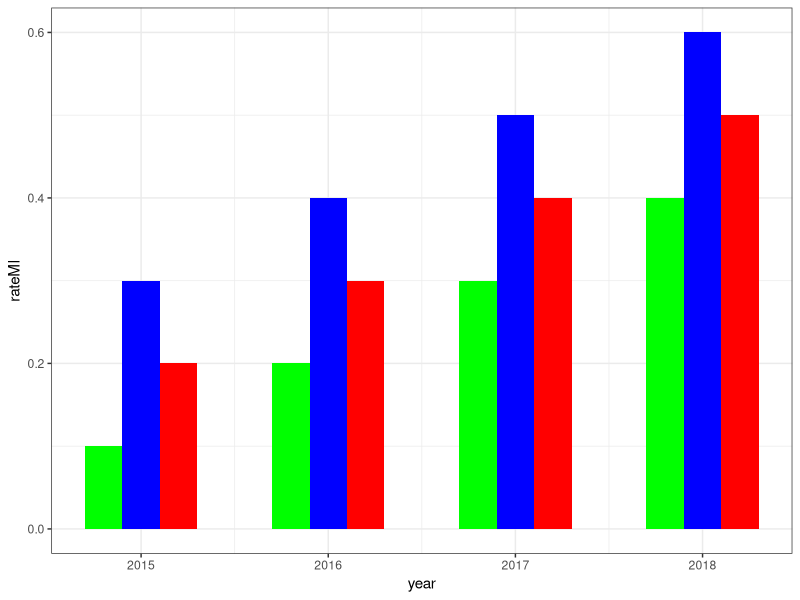
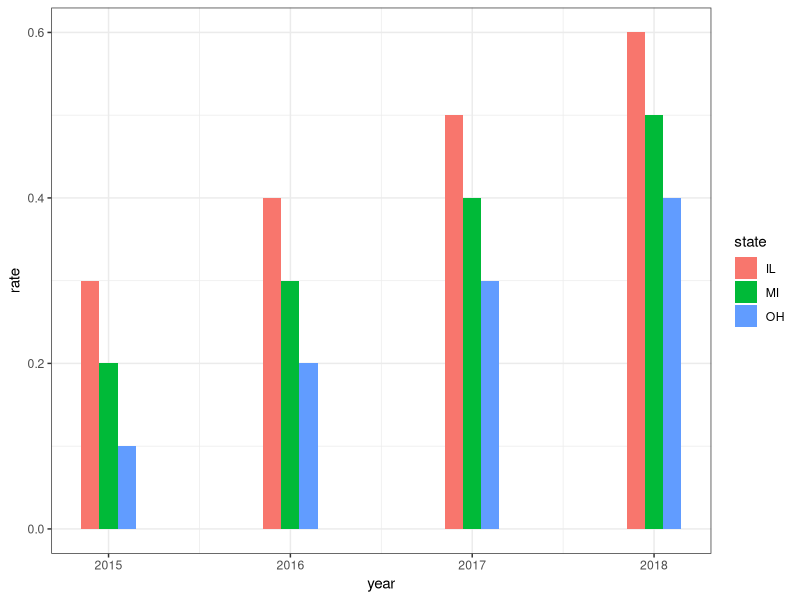

Write R code to recreate these figures, in order.
{
  library(ggplot2);
  
  df = data.frame(year=c(2015,2016,2017,2018), 
                  rateMI=c(.2, .3, .4, .5),
                  rateOH=c(.1, .2, .3, .4),
                  rateIL=c(.3, .4, .5, .6));

  thePlot = ggplot(data=df) +
    geom_col(mapping=aes(x=year, y=rateMI), 
             width=0.2,
             fill="red",
             position=position_nudge(x=0.2)) +
    geom_col(mapping=aes(x=year, y=rateOH), 
             width=0.2,
             fill="green",
             position=position_nudge(x=-0.2)) +
    geom_col(mapping=aes(x=year, y=rateIL), 
             fill="blue",
             width=0.2,
             position=position_nudge(x=-0)) +
    theme_bw();
  plot(thePlot);
  
  # This is just the above data frame "melted"
  df2 = data.frame(year=rep(c(2015,2016,2017,2018), times=3), 
                   state=(c(rep("MI", times=4), 
                            rep("OH", times=4), 
                            rep("IL", times=4))),
                   rate=c(.2, .3, .4, .5, 
                          .1, .2, .3, .4,
                          .3, .4, .5, .6));
  
  thePlot = ggplot(data=df2) +
    geom_bar(mapping=aes(x=year, y=rate, fill=state), 
             stat="identity",
             width=0.3,
             position=position_dodge()) +
    theme_bw();

  plot(thePlot);
}

